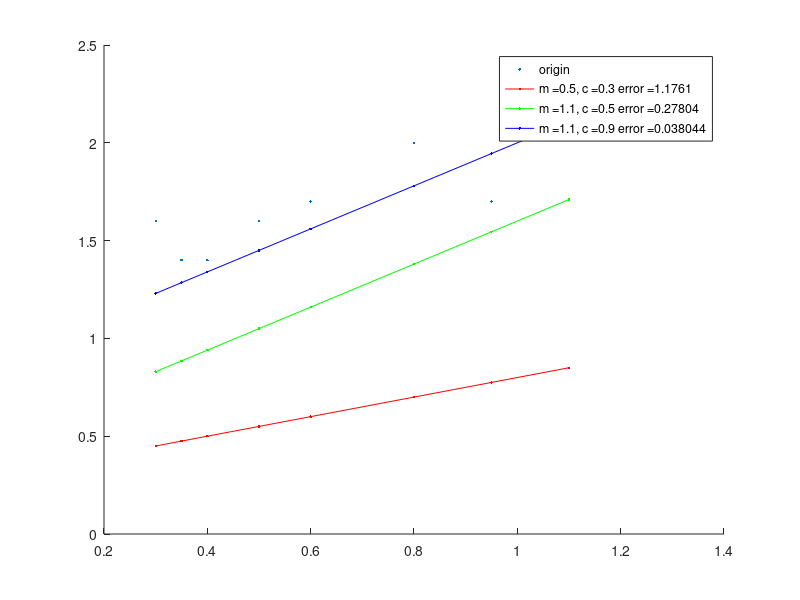

The MATLAB source for this figure:
clc
clear all

X = [0.30 0.35 0.4 0.5 0.6 0.8 0.95 1.1];
nX = length(X);
Y = [1.6 1.4 1.4 1.6 1.7 2 1.7 2.1];
hold on;
plot(X,Y,'.');
m = 0.5;
c = 0.3;
Y_new = X.*m+c;
e = sum((Y-Y_new).^2/nX);
legend1 = strcat('m = ',num2str(m),', c = ',num2str(c),' error = ',num2str(e));
plot(X,Y_new,'.-r');
m = 1.1;
c = 0.5;
Y_new = X.*m+c;
e = sum((Y-Y_new).^2/nX);
legend2 = strcat('m = ',num2str(m),', c = ',num2str(c),' error = ',num2str(e));
plot(X,Y_new,'.-g');
m = 1.1;
c = 0.9;
Y_new = X.*m+c;
e = sum((Y-Y_new).^2/nX);
legend3 = strcat('m = ',num2str(m),', c = ',num2str(c),' error = ',num2str(e));
plot(X,Y_new,'.-b');
legend('origin',legend1,legend2,legend3);